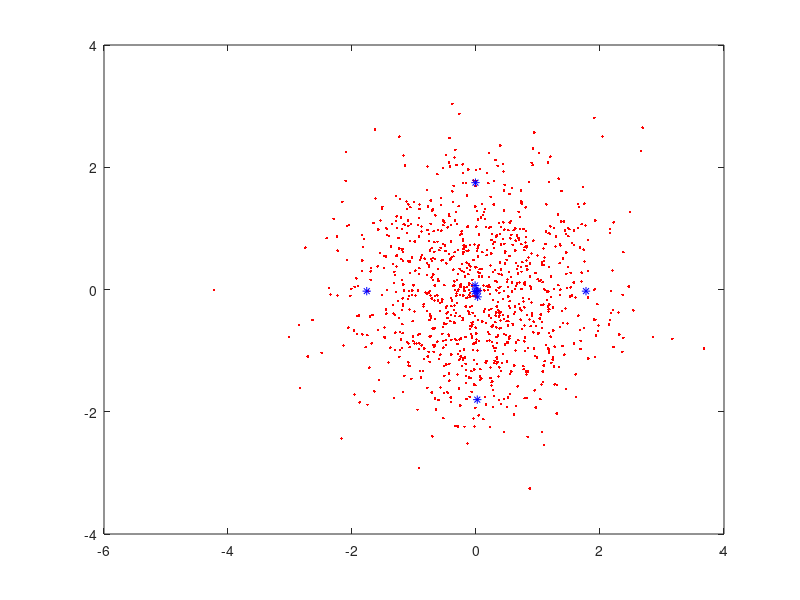

Write MATLAB code to recreate this figure.
A = randn(1000,4);

%plot(x(:,1),x(:,2), '.r');


Ma = mean(A);
Cx = cov(A);



n = 4;
k = -1;

Ch = chol((n+k).*Cx);

S0 = Ma;
W0 =(k/(n+k));
S1 = transpose(Ma) + Ch(:,1);
W1 = (1/(2.*(n+k)));
S2 = transpose(Ma) - Ch(:,1);
W2 = (1/(2.*(n+k)));
S3 = transpose(Ma) + Ch(:,2);
W3 = (1/(2.*(n+k)));
S4= transpose(Ma) - Ch(:,2);
W4 = (1/(2.*(n+k)));
S5 = transpose(Ma) + Ch(:,3);
W5 = (1/(2.*(n+k)));
S6 = transpose(Ma) - Ch(:,3);
W6 = (1/(2.*(n+k)));
S7 = transpose(Ma) + Ch(:,4);
W7 = (1/(2.*(n+k)));
S8 = transpose(Ma) - Ch(:,4);
W8 = (1/(2.*(n+k)));


plot(A(:,1), A(:,2), '.r')
hold on
plot(Ma(:,1), Ma(:,2), '*b')
plot(S1(1,:), S1(2,:), '*b');
plot(S2(1,:), S2(2,:), '*b');
plot(S3(1,:), S3(2,:), '*b');
plot(S4(1,:), S4(2,:), '*b');
plot(S5(1,:), S5(2,:), '*b');
plot(S6(1,:), S6(2,:), '*b');
plot(S7(1,:), S7(2,:), '*b');
plot(S8(1,:), S8(2,:), '*b');
